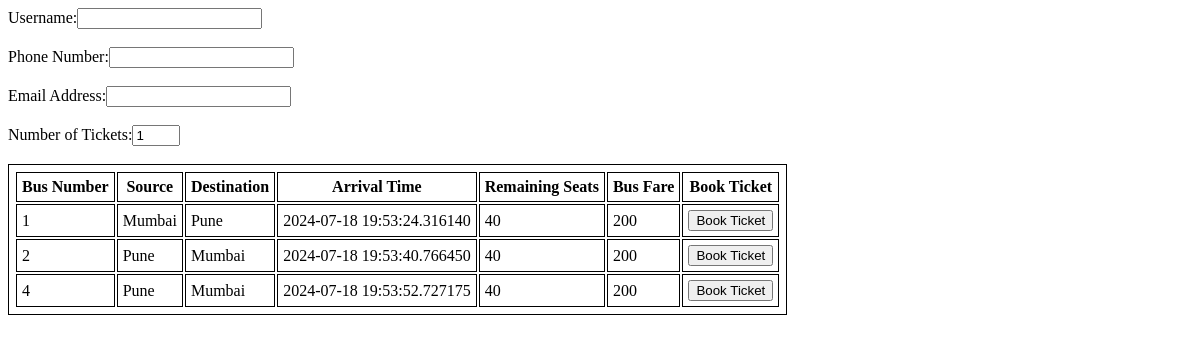
Before: / with the older database file.
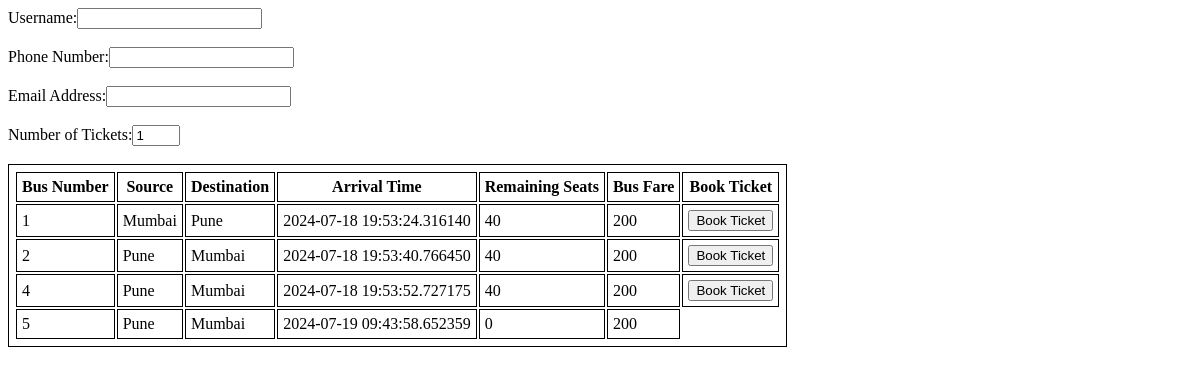
After: the same page with the newer database file.
### model.py (models this page shows)
class BusInfo(db.Model):
    __tablename__ = 'BusInfo'
    busNumber = db.Column(db.Integer, primary_key=True)
    busSource = db.Column(db.String, nullable=False)
    busDestination= db.Column(db.String, nullable=False)
    arrivalTime = db.Column(db.DateTime, default = datetime.now(), nullable=False)
    remainingSeats = db.Column(db.Integer, nullable=False, default = 40)
    fare = db.Column(db.Integer, nullable=False, default = 200)
    def __repr__(self):
        return f"{self.busNumber}, {self.busSource}, {self.busDestination}, {self.arrivalTime}, {self.remainingSeats}, {self.fare}"

### app.py (the view)
@app.route("/")
def home():
    busInfo = BusInfo.query.all()
    print(busInfo)
    return render_template("index.html", busInfo = busInfo)

### templates/index.html (shortened to what this page needs)
<!DOCTYPE html>
<html lang="en">
<head>
</head>
<body>
    <form action="/book" method="post">
        <label for="userName">Username:</label><input type="text" id="userName" name="userName">
        <br><br>
        <label for="phoneNumber">Phone Number:</label><input type="number" id="phoneNumber" name="phoneNumber">
        <br><br>
        <label for="emailId">Email Address:</label><input type="email" id="emailId" name="emailId">
        <br><br>
        <label for="ticketQuantity">Number of Tickets:</label><input type="number" id="ticketQuantity" name="ticketQuantity" value="1" max="5" min="1">
        <br><br>
    <table>
        <tr>
            <th>Bus Number</th>
            <th>Source</th>
            <th>Destination</th>
            <th>Arrival Time</th>
            <th>Remaining Seats</th>
            <th>Bus Fare</th>
            <th>Book Ticket</th>
        </tr>
        {% for var in busInfo %}
        <tr>
            <td>{{var.busNumber}}</td>
            <td>{{var.busSource}}</td>
            <td>{{var.busDestination}}</td>
            <td>{{var.arrivalTime}}</td>
            <td>{{var.remainingSeats}}</td>
            <td>{{var.fare}}</td>
            {% if var.remainingSeats>0 %}
            <td><button value="{{var.busNumber}}">Book Ticket</button></td>
            {% endif %}
        </tr>
        {% endfor %}
    </table>
</form>
</body>
</html>

### templates/index.html (style rules this page uses)
table, th, td { border: 1px solid black; padding: 5px; }

Changed rows visible on the page:
added BusInfo: busNumber "5", busSource "Pune", busDestination "Mumbai", arrivalTime "2024-07-19 09:43:58.652359", remainingSeats "0", fare "200"
